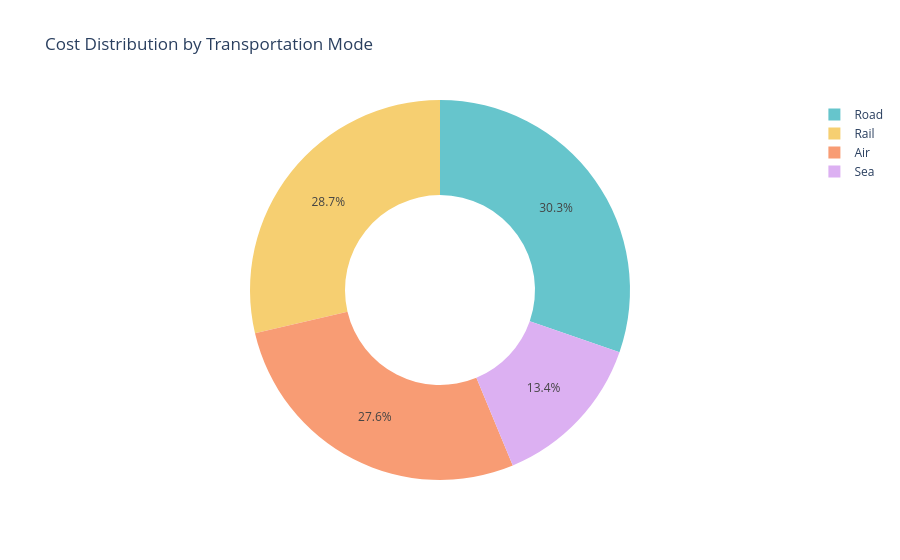

This figure's notebook cell:
### Markdown cell above
### Cost Distribution by Transportation Mode

### Code cell
transportation_chart = px.pie(data, values='Costs', 
                              names='Transportation modes', 
                              title='Cost Distribution by Transportation Mode',
                              hole=0.5,
                              color_discrete_sequence=px.colors.qualitative.Pastel)

transportation_chart.show()

### Figure 1 — Plotly figure (JSON) as saved in the notebook; plotly's stock layout.template omitted (floating-point values rounded to 4 significant figures)
{"data": [{"domain": {"x": [0, 1], "y": [0, 1]}, "hole": 0.5, "hovertemplate": "Transportation modes=%{label}<br>Costs=%{value}<extra></extra>", "labels": ["Road", "Road", "Air", "Rail", "Air", "Road", "Sea", "Road", "Sea", "Rail", "Road", "Air", "Road", "Road", "Air", "Sea", "Air", "Air", "Sea", "Road", "Air", "Air", "Rail", "Rail", "Air", "Road", "Rail", "Sea", "Air", "Road", "Road", "Rail", "Road", "Sea", "Road", "Sea", "Air", "Sea", "Air", "Air", "Road", "Sea", "Road", "Air", "Rail", "Rail", "Road", "Rail", "Rail", "Rail", "Rail", "Road", "Air", "Air", "Road", "Sea", "Air", "Rail", "Road", "Air", "Rail", "Air", "Sea", "Sea", "Air", "Rail", "Road", "Sea", "Rail", "Air", "Road", "Road", "Rail", "Road", "Rail", "Air", "Rail", "Road", "Sea", "Air", "Sea", "Rail", "Road", "Road", "Air", "Road", "Rail", "Sea", "Sea", "Rail", "Rail", "Rail", "Rail", "Air", "Rail", "Air", "Road", "Road", "Rail", "Rail"], "legendgroup": "", "name": "", "showlegend": true, "type": "pie", "values": [187.8, 503.1, 141.9, 254.8, 923.4, 235.5, 134.4, 802.1, 505.6, 995.9, 806.1, 126.7, 403.0, 547.2, 929.2, 127.9, 865.5, 670.9, 593.5, 477.3, 493.9, 523.4, 205.6, 196.3, 758.7, 458.5, 617.9, 762.5, 123.4, 764.9, 880.1, 609.4, 761.2, 371.3, 510.4, 553.4, 403.8, 183.9, 339.7, 653.7, 529.8, 275.5, 635.7, 716.0, 610.5, 495.3, 380.4, 581.6, 768.7, 336.9, 496.2, 695.0, 602.9, 750.7, 814.1, 323.0, 832.2, 482.2, 110.4, 312.6, 430.2, 164.4, 320.8, 687.3, 771.2, 555.9, 393.8, 169.3, 299.7, 207.7, 183.3, 405.2, 677.9, 866.5, 341.6, 873.1, 997.4, 852.6, 323.6, 351.5, 787.8, 276.8, 590.0, 683.0, 465.5, 842.7, 264.3, 879.4, 103.9, 517.5, 990.1, 996.8, 230.1, 823.5, 846.7, 778.9, 188.7, 540.1, 882.2, 210.7]}], "layout": {"legend": {"tracegroupgap": 0}, "piecolorway": ["rgb(102, 197, 204)", "rgb(246, 207, 113)", "rgb(248, 156, 116)", "rgb(220, 176, 242)", "rgb(135, 197, 95)", "rgb(158, 185, 243)", "rgb(254, 136, 177)", "rgb(201, 219, 116)", "rgb(139, 224, 164)", "rgb(180, 151, 231)", "rgb(179, 179, 179)"], "title": {"text": "Cost Distribution by Transportation Mode"}}}
